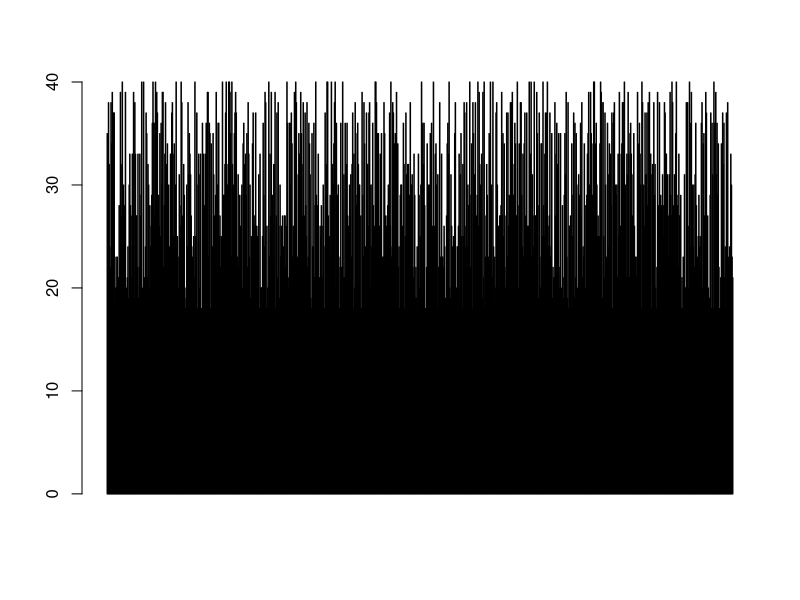
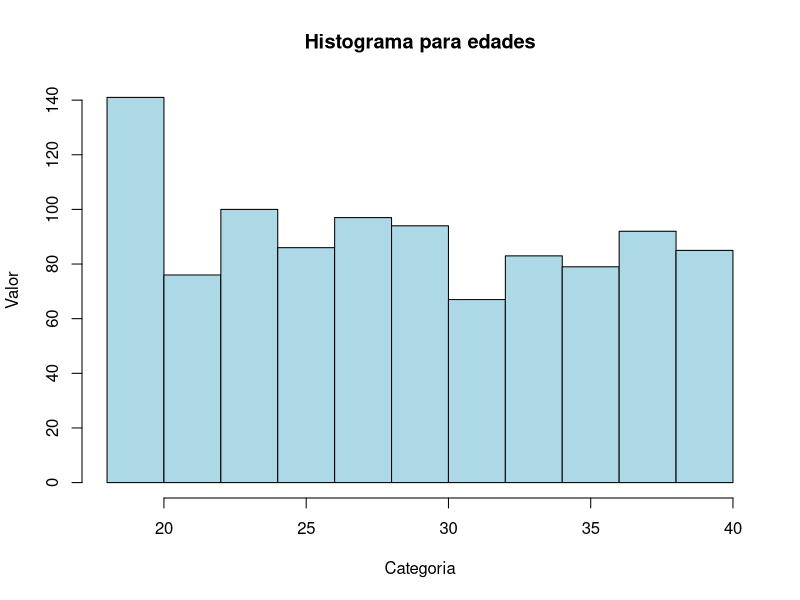
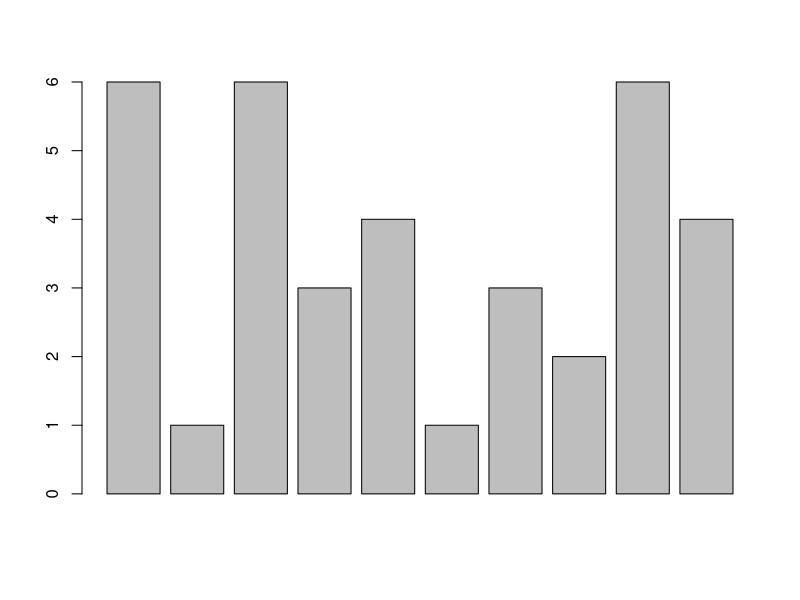
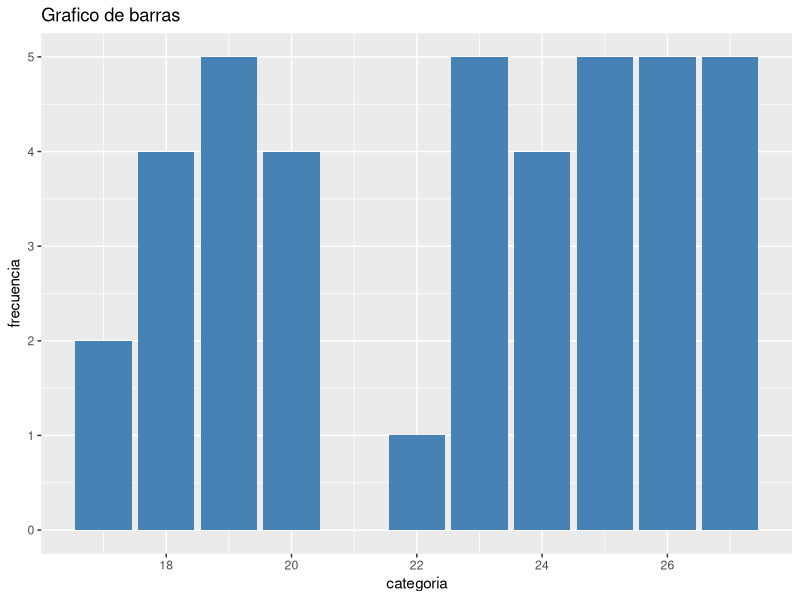
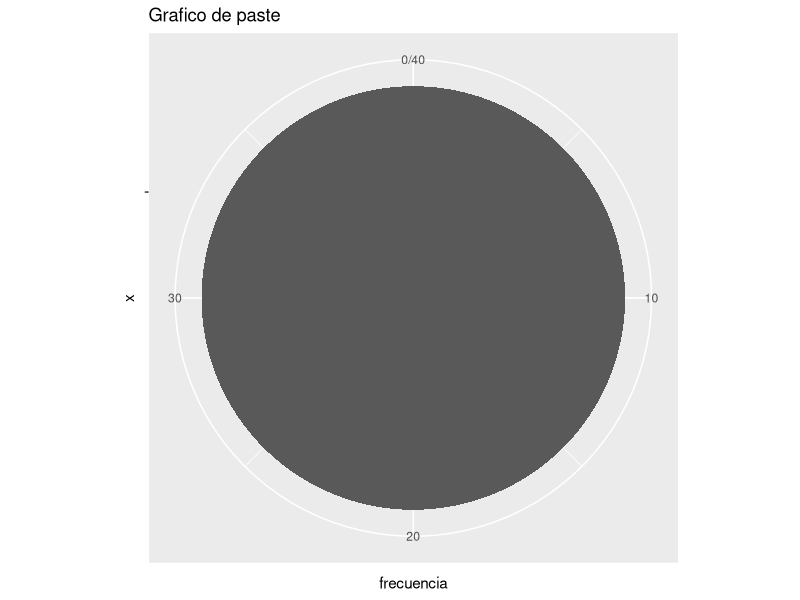
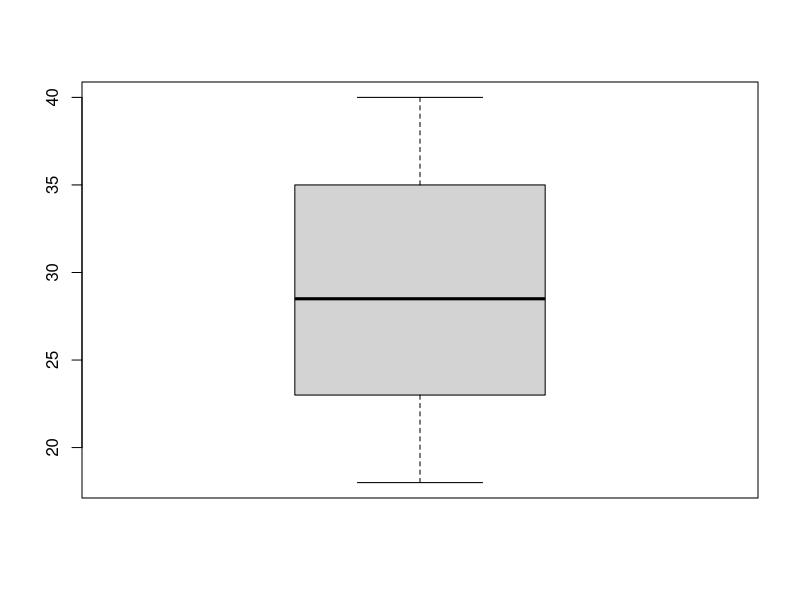

The R source for these figures, in order:
set.seed(1998)
muestra <- sample(18:40, 1000, replace=TRUE)
muestra 
barplot(muestra)
hist(muestra, main = "Histograma para edades", xlab = "Categoria",
     ylab = "Valor", col = "lightblue")

muestra_1 <- sample(1:7,10, replace=TRUE)
barplot(muestra_1)
install.packages("ggplot2")
library(ggplot2)
datos_barras <- data.frame(
  categoria = c(17, 18, 19, 20, 22, 23, 24, 25, 26, 27),
  frecuencia = c(2, 4, 5, 4, 1, 5, 4, 5, 5, 5))
g1 <- ggplot(datos_barras, aes(x = categoria, y = frecuencia)) +
  geom_bar(stat = "identity", fill = "steelblue") + 
  labs(title = "Grafico de barras")

g1

g2 <- ggplot(datos_barras, aes(x = "", y = frecuencia, fill)) +
  geom_bar(stat = "identity") + coord_polar("y", start = 0) + labs(title = "Grafico de paste")

g2
boxplot(muestra)
table(muestra)
